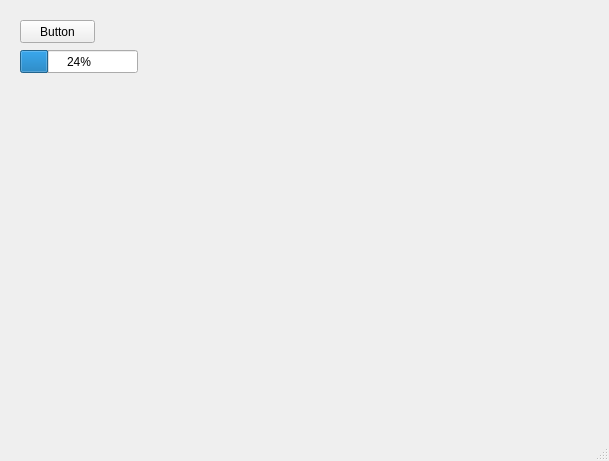
<?xml version="1.0" encoding="UTF-8"?>
<ui version="4.0">
 <class>MainWindow</class>
 <widget class="QMainWindow" name="MainWindow">
  <property name="geometry">
   <rect>
    <x>0</x>
    <y>0</y>
    <width>609</width>
    <height>461</height>
   </rect>
  </property>
  <property name="windowTitle">
   <string>MainWindow</string>
  </property>
  <widget class="QWidget" name="centralwidget">
   <widget class="QPushButton" name="pushButton">
    <property name="geometry">
     <rect>
      <x>20</x>
      <y>20</y>
      <width>75</width>
      <height>23</height>
     </rect>
    </property>
    <property name="text">
     <string>Button</string>
    </property>
   </widget>
   <widget class="QProgressBar" name="progressBar">
    <property name="geometry">
     <rect>
      <x>20</x>
      <y>50</y>
      <width>118</width>
      <height>23</height>
     </rect>
    </property>
    <property name="value">
     <number>24</number>
    </property>
   </widget>
  </widget>
  <widget class="QMenuBar" name="menubar">
   <property name="geometry">
    <rect>
     <x>0</x>
     <y>0</y>
     <width>609</width>
     <height>21</height>
    </rect>
   </property>
  </widget>
  <widget class="QStatusBar" name="statusbar"/>
 </widget>
 <resources/>
 <connections>
  <connection>
   <sender>pushButton</sender>
   <signal>clicked()</signal>
   <receiver>MainWindow</receiver>
   <slot>close()</slot>
   <hints>
    <hint type="sourcelabel">
     <x>53</x>
     <y>49</y>
    </hint>
    <hint type="destinationlabel">
     <x>148</x>
     <y>52</y>
    </hint>
   </hints>
  </connection>
 </connections>
</ui>
